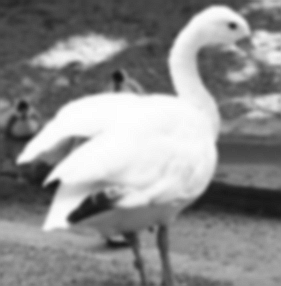
#> input picture swan.pgm, 281 x 286 px
$ jupyter execute saher.ipynb
#> lines starting #> are read from the running program, lines starting #| are printed output that depends on the picture; after the words box and inside, x2 and y2 are one past the last pixel; in counts of white or black regions, pixels touching at a corner belong together
[cell 1]
import numpy as np
import cv2
from matplotlib import pyplot as plt

img1 = cv2.imread('swan.pgm',0)
#> img1 is the input picture: shape (286, 281); min 18, max 255, mean 140.4


ret,l =cv2.threshold(img1,0,255,cv2.THRESH_OTSU)
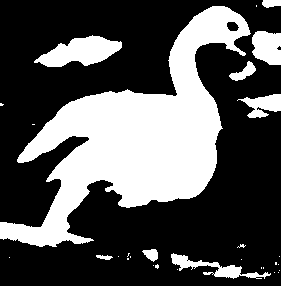
#> l: shape (286, 281); 33% white; 30 white regions (21 under 20 px), largest, box (x1, y1, x2, y2) and area: (0, 6, 251, 247) 22093, (34, 35, 122, 67) 1644, (252, 31, 281, 65) 821
#> ret = 161


th2 = cv2.adaptiveThreshold(img1,255,cv2.ADAPTIVE_THRESH_MEAN_C,\
            cv2.THRESH_BINARY,11,2)#adaptive threshold
#> th2: shape (286, 281); 62.8% white; 451 black regions (343 under 20 px), largest, box (x1, y1, x2, y2) and area: (0, 0, 281, 229) 14925, (0, 7, 158, 69) 1898, (66, 189, 187, 225) 1419
plt.imshow(img1,'gray')
plt.title("img1")
plt.xticks([]),plt.yticks([])
plt.show()


plt.hist(img1.ravel(),256,[0,256]); plt.show()


plt.imshow(l,'gray')
plt.title("otsu threshold")
plt.xticks([]),plt.yticks([])
plt.show()

plt.imshow(th2,'gray')
plt.title("adaptive threshold")
plt.xticks([]),plt.yticks([])
plt.show()

# analaysis of histogram

from the histogram of the grayscale image we are knowing : 1.this image is high contract because the intensity pixel values are distributed along the histogram (between 0 and 255) 2.It is stretched then the contract is good

[cell 2]
import numpy as np
import cv2
from matplotlib import pyplot as plt

img2 = cv2.imread('flower.pgm',0)
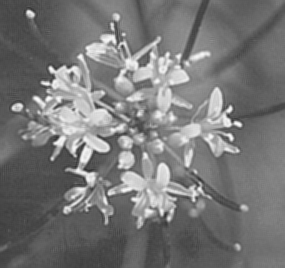
#> input picture flower.pgm, 285 x 268 px
#> img2 is the input picture: shape (268, 285); min 45, max 253, mean 118.7


plt.hist(img2.ravel(),256,[0,256]); plt.show()#histogram of the image


equ = cv2.equalizeHist(img2)
result = np.hstack((img2,equ))#equalization if the histogram
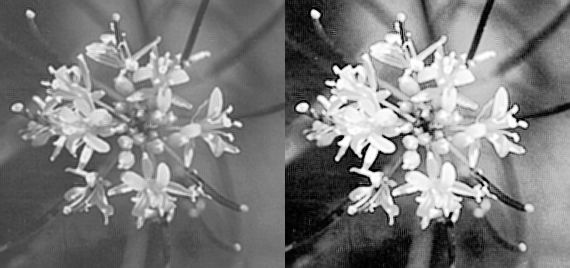
#> result: shape (268, 570); min 0, max 255, mean 123.7

plt.imshow(result,'gray')
plt.title("image equalize")
plt.xticks([]),plt.yticks([])
plt.show()


ret,l2 =cv2.threshold(equ,0,255,cv2.THRESH_OTSU)#ousto of the image
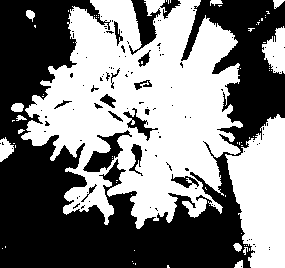
#> l2: shape (268, 285); 49.7% white; 70 white regions (57 under 20 px), largest, box (x1, y1, x2, y2) and area: (21, 0, 243, 229) 30169, (225, 114, 285, 268) 6307, (262, 26, 285, 74) 710
#> ret = 128

th3= cv2.adaptiveThreshold(equ,255,cv2.ADAPTIVE_THRESH_MEAN_C,\
            cv2.THRESH_BINARY,11,2)#adaptive threshold
#> th3: shape (268, 285); 58% white; 838 black regions (732 under 20 px), largest, box (x1, y1, x2, y2) and area: (0, 0, 285, 268) 17259, (166, 192, 285, 268) 1783, (204, 2, 285, 78) 909


plt.imshow(l2,'gray')
plt.title("otsu threshold")
plt.xticks([]),plt.yticks([])
plt.show()

plt.imshow(th3,'gray')
plt.title("adaptive threshold")
plt.xticks([]),plt.yticks([])
plt.show()

# analysis
from the histogram of the grayscale image we are knowing : 1.this image is low contract because  pixel values are not distributed along the histogram 2.It is  not stretched then the contract is bad

[cell 3]
img3 = cv2.imread('tools.pgm',0)
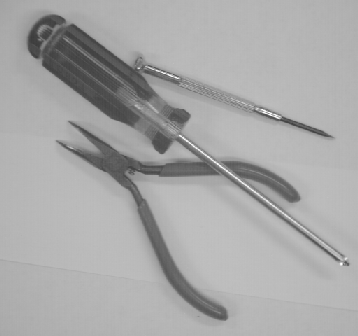
#> input picture tools.pgm, 358 x 336 px
#> img3 is the input picture: shape (336, 358); min 60, max 255, mean 167.5

plt.hist(img3.ravel(),256,[0,256]); plt.show()#histogram of the orginal image
#> after `plt.hist(img3.ravel(), 256, [0, 256])`:
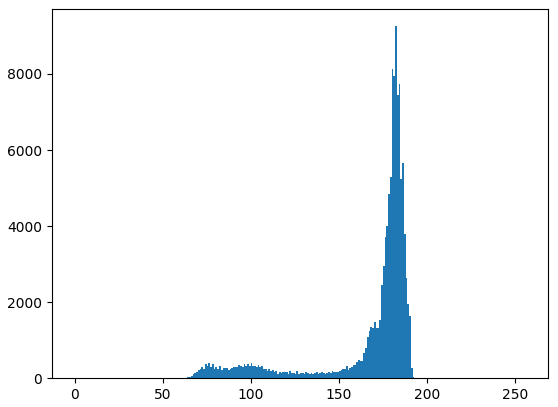
#> figure drawn by matplotlib, 1 panel; tallest bar 9256 high, from x = 182 to 183


equ2 = cv2.equalizeHist(img3)
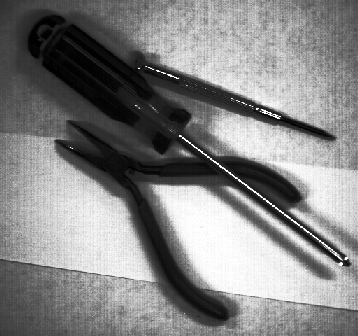
#> equ2: shape (336, 358); min 0, max 255, mean 132.2
resultt = np.hstack((img3,equ2))#equalization of the histogram
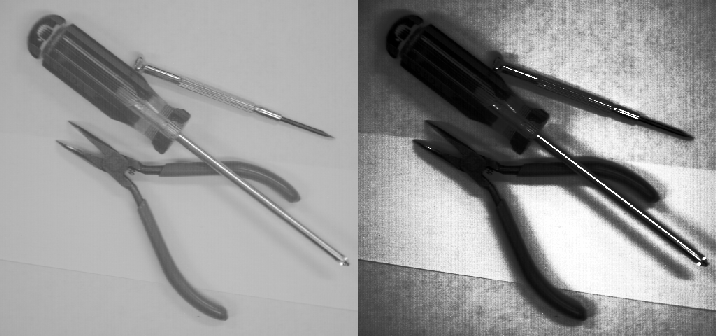
#> resultt: shape (336, 716); min 0, max 255, mean 149.8

plt.imshow(resultt,'gray')
plt.title("image equalize")
plt.xticks([]),plt.yticks([])
plt.show()


ret,l3 =cv2.threshold(equ2,0,255,cv2.THRESH_OTSU)#outs on the image
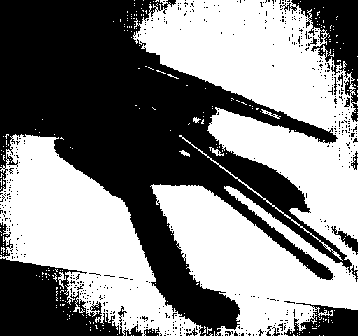
#> l3: shape (336, 358); 51.6% white; 511 black regions (496 under 20 px), largest, box (x1, y1, x2, y2) and area: (0, 0, 358, 336) 45386, (0, 258, 143, 336) 6162, (280, 0, 358, 122) 3229
#> ret = 123


th4 = cv2.adaptiveThreshold(equ2,255,cv2.ADAPTIVE_THRESH_MEAN_C,\
            cv2.THRESH_BINARY,11,2)#adaptive threshold
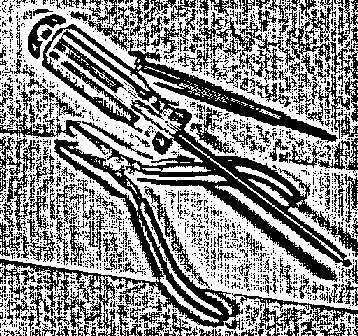
#> th4: shape (336, 358); 55.7% white; 2003 black regions (1812 under 20 px), largest, box (x1, y1, x2, y2) and area: (0, 0, 358, 282) 16563, (0, 139, 243, 336) 7859, (199, 0, 295, 83) 1635


plt.imshow(l3,'gray')
plt.title("otsu threshold")
plt.xticks([]),plt.yticks([])
plt.show()


plt.imshow(th4,'gray')
plt.title("adaptive threshold")
plt.xticks([]),plt.yticks([])
plt.show()
